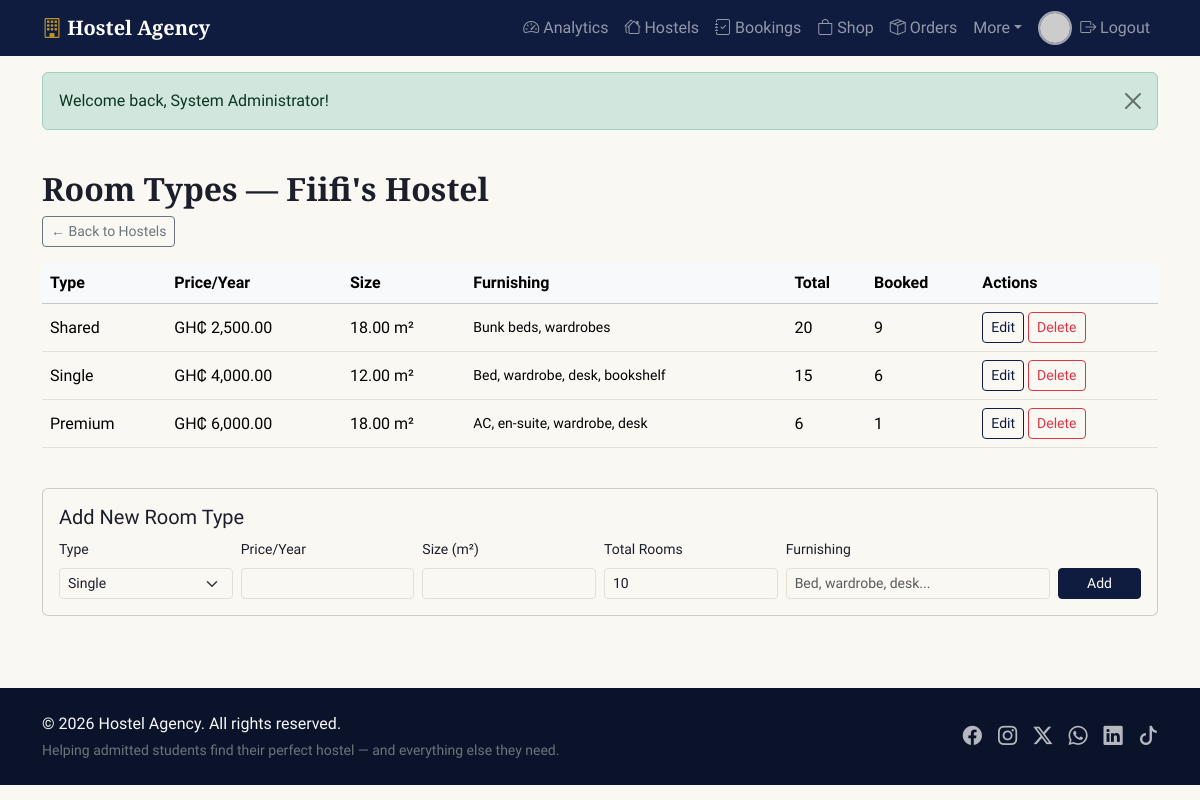
The page /admin/rooms.php?hostel_id=5 (signed in) on the database its author committed.
### tables this page shows
CREATE TABLE `hostels` (
  `id` int(11) NOT NULL,
  `name` varchar(150) NOT NULL,
  `description` text DEFAULT NULL,
  `address` varchar(255) DEFAULT NULL,
  `latitude` decimal(10,7) DEFAULT NULL,
  `longitude` decimal(10,7) DEFAULT NULL,
  `distance_to_campus_km` decimal(5,2) DEFAULT 0.00,
  `main_image` varchar(255) DEFAULT NULL,
  `created_at` timestamp NOT NULL DEFAULT current_timestamp()
);

CREATE TABLE `room_types` (
  `id` int(11) NOT NULL,
  `hostel_id` int(11) NOT NULL,
  `type` enum('single','shared','premium') NOT NULL,
  `price_per_year` decimal(10,2) NOT NULL,
  `size_sqm` decimal(6,2) DEFAULT NULL,
  `furnishing` varchar(255) DEFAULT NULL,
  `total_rooms` int(11) NOT NULL DEFAULT 10,
  `booked_rooms` int(11) NOT NULL DEFAULT 0
);

### includes/functions.php (called while the page is built, shortened)
<?php
function h($str) {
    return htmlspecialchars($str ?? '', ENT_QUOTES, 'UTF-8');
}
function money($amount) {
    return 'GH₵ ' . number_format((float)$amount, 2);
}
function get_room_types($pdo, $hostelId) {
    $stmt = $pdo->prepare("SELECT * FROM room_types WHERE hostel_id = ? ORDER BY price_per_year ASC");
    $stmt->execute([$hostelId]);
    return $stmt->fetchAll();
}

### admin/rooms.php (the view, shortened to what this page needs)
<?php
require_once __DIR__ . '/../includes/functions.php';
$hostelId = (int)($_GET['hostel_id'] ?? 0);
$stmt = $pdo->prepare("SELECT * FROM hostels WHERE id = ?");
$stmt->execute([$hostelId]);
$hostel = $stmt->fetch();
$rooms = get_room_types($pdo, $hostelId);
require __DIR__ . '/../includes/header.php';
?>
<div class="container py-4">
  <h2>Room Types — <?= h($hostel['name']) ?></h2>
  <a href="<?= BASE_URL ?>/admin/hostels.php" class="btn btn-outline-secondary btn-sm mb-3">&larr; Back to Hostels</a>
  <div class="table-responsive mb-4">
    <table class="table table-hover bg-white align-middle">
      <thead class="table-light">
        <tr><th>Type</th><th>Price/Year</th><th>Size</th><th>Furnishing</th><th>Total</th><th>Booked</th><th>Actions</th></tr>
      </thead>
      <tbody>
        <?php foreach ($rooms as $r): ?>
          <tr>
            <td class="text-capitalize"><?= h($r['type']) ?></td>
            <td><?= money($r['price_per_year']) ?></td>
            <td><?= h($r['size_sqm']) ?> m²</td>
            <td class="small"><?= h($r['furnishing']) ?></td>
            <td><?= (int)$r['total_rooms'] ?></td>
            <td><?= (int)$r['booked_rooms'] ?></td>
            <td>
              <button class="btn btn-sm btn-outline-primary" data-bs-toggle="collapse" data-bs-target="#edit<?= (int)$r['id'] ?>">Edit</button>
              <form method="post" action="<?= BASE_URL ?>/admin/room_delete.php" class="d-inline" onsubmit="return confirm('Delete this room type?');">
                <button class="btn btn-sm btn-outline-danger">Delete</button>
              </form>
            </td>
          </tr>
        <?php endforeach; ?>
      </tbody>
    </table>
  </div>
  <div class="card p-3">
    <h5>Add New Room Type</h5>
    <form method="post" action="<?= BASE_URL ?>/admin/room_save.php" class="row g-2 align-items-end">
      <div class="col-md-2">
        <label class="form-label small">Type</label>
        <select class="form-select form-select-sm" name="type" required>
          <option value="single">Single</option>
        </select>
      </div>
      <div class="col-md-2">
        <label class="form-label small">Price/Year</label>
        <input type="number" step="0.01" class="form-control form-control-sm" name="price_per_year" required>
      </div>
      <div class="col-md-2">
        <label class="form-label small">Size (m²)</label>
        <input type="number" step="0.1" class="form-control form-control-sm" name="size_sqm">
      </div>
      <div class="col-md-2">
        <label class="form-label small">Total Rooms</label>
        <input type="number" class="form-control form-control-sm" name="total_rooms" value="10">
      </div>
      <div class="col-md-3">
        <label class="form-label small">Furnishing</label>
        <input type="text" class="form-control form-control-sm" name="furnishing" placeholder="Bed, wardrobe, desk...">
      </div>
      <div class="col-md-1">
        <button class="btn btn-sm btn-primary w-100">Add</button>
      </div>
    </form>
  </div>
</div>
<?php require __DIR__ . '/../includes/footer.php'; ?>

### assets/css/style.css (style rules this page uses)
:root { --navy: #0f1c3f; --navy-dark: #0a1329; --navy-light: #24365f; --gold: #b8912c; --gold-dark: #97731f; --gold-light: #d9b95c; --cream: #faf8f3; --card-bg: #ffffff; --border-subtle: #e5e0d5; --text-dark: #1c1f2b; --text-muted: #6b7280; --bs-body-bg: var(--cream); --bs-body-color: var(--text-dark); --bs-border-color: var(--border-subtle); --bs-primary: var(--navy); --bs-primary-rgb: 15, 28, 63; --bs-warning: var(--gold); --bs-warning-rgb: 184, 145, 44; --bs-link-color: var(--navy); --bs-link-hover-color: var(--gold-dark); }
body { background-color: var(--cream); font-family: 'Source Sans 3', 'Segoe UI', Roboto, Arial, sans-serif; color: var(--text-dark); }
h1, h2, h3, h4, .navbar-brand { font-family: 'Playfair Display', Georgia, 'Times New Roman', serif; font-weight: 700; }
.btn-primary { background-color: var(--navy); border-color: var(--navy); }
.btn-outline-primary { color: var(--navy); border-color: var(--navy); }
.table-responsive { border-radius: 8px; overflow: hidden; }

### rows shown on the page
hostels: name "Fiifi's Hostel"
room_types: type "Shared", price_per_year "GH₵ 2,500.00", size_sqm "18.00", furnishing "Bunk beds, wardrobes", total_rooms "20", booked_rooms "9"
room_types: type "Single", price_per_year "GH₵ 4,000.00", size_sqm "12.00", furnishing "Bed, wardrobe, desk, bookshelf", total_rooms "15", booked_rooms "6"
room_types: type "Premium", price_per_year "GH₵ 6,000.00", size_sqm "18.00", furnishing "AC, en-suite, wardrobe, desk", total_rooms "6", booked_rooms "1"

### other values the page prints
$flash['message'] "Welcome back, System Administrator!"
